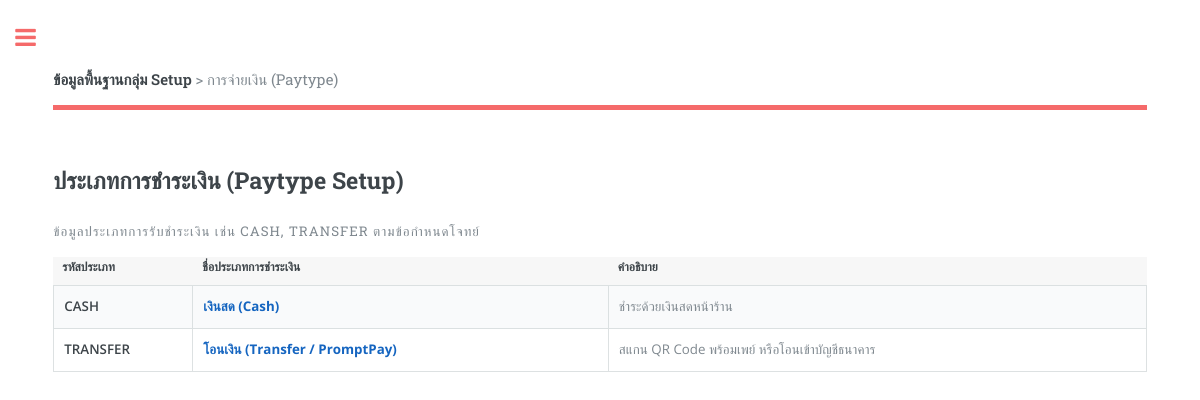
/list_paytype.php, run on the app's committed database.
### tables this page shows
CREATE TABLE `paytype` (
  `paytype_id` varchar(10) NOT NULL,
  `paytype_name` varchar(50) NOT NULL,
  `description` varchar(150) DEFAULT NULL,
  PRIMARY KEY (`paytype_id`)
);

### list_paytype.php (the view, shortened to what this page needs)
<?php
include('connect_db.php');
$res = mysqli_query($conn, "SELECT * FROM paytype ORDER BY paytype_id");
?>
<!DOCTYPE HTML>
<html lang="th">
<head>
	<link rel="stylesheet" href="assets/css/main.css" />
</head>
<body>
	<div id="wrapper">
		<div id="main">
			<div class="inner">
				<header id="header">
					<a href="index.php" class="logo"><strong>ข้อมูลพื้นฐานกลุ่ม Setup</strong> &gt; การจ่ายเงิน (Paytype)</a>
				</header>
				<section>
					<header class="main">
						<h2>ประเภทการชำระเงิน (Paytype Setup)</h2>
						<p>ข้อมูลประเภทการรับชำระเงิน เช่น cash, transfer ตามข้อกำหนดโจทย์</p>
					</header>
					<div class="table-wrapper">
						<table class="alt">
							<thead>
								<tr style="background-color: #f7f7f7;">
									<th style="width: 140px;">รหัสประเภท</th>
									<th>ชื่อประเภทการชำระเงิน</th>
									<th>คำอธิบาย</th>
								</tr>
							</thead>
							<tbody>
								<?php
								while ($row = mysqli_fetch_assoc($res)) {
								?>
								<tr>
									<td><strong><?php echo htmlspecialchars($row['paytype_id']); ?></strong></td>
									<td><span style="font-weight: bold; color: #1565c0;"><?php echo htmlspecialchars($row['paytype_name']); ?></span></td>
									<td><?php echo htmlspecialchars($row['description']); ?></td>
								</tr>
								<?php } ?>
							</tbody>
						</table>
					</div>
				</section>
			</div>
		</div>
	</div>
</body>
</html>

### assets/css/main.css (style rules this page uses)
html, body, div, span, applet, object, iframe, h1, h2, h3, h4, h5, h6, p, blockquote, pre, a, abbr, acronym, address, big, cite, code, del, dfn, em, img, ins, kbd, q, s, samp, small, strike, strong, sub, sup, tt, var, b, u, i, center, dl, dt, dd, ol, ul, li, fieldset, form, label, legend, table, caption, tbody, tfoot, thead, tr, th, td, article, aside, canvas, details, embed, figure, figcaption, footer, header, hgroup, menu, nav, output, ruby, section, summary, time, mark, audio, video { margin: 0; padding: 0; border: 0; font-size: 100%; font: inherit; vertical-align: baseline; }
article, aside, details, figcaption, figure, footer, header, hgroup, menu, nav, section { display: block; }
body { line-height: 1; }
table { border-collapse: collapse; border-spacing: 0; }
body { -webkit-text-size-adjust: none; }
*, *:before, *:after { -moz-box-sizing: border-box; -webkit-box-sizing: border-box; box-sizing: border-box; }
body { -ms-overflow-style: scrollbar; }
body { background: #ffffff; }
body, input, select, textarea { color: #7f888f; font-family: "Open Sans", sans-serif; font-size: 13pt; font-weight: 400; line-height: 1.65; }
@media screen and (max-width: 1680px) { body, input, select, textarea { font-size: 11pt; } }
@media screen and (max-width: 1280px) { body, input, select, textarea { font-size: 10pt; } }
a { -moz-transition: color 0.2s ease-in-out, border-bottom-color 0.2s ease-in-out; -webkit-transition: color 0.2s ease-in-out, border-bottom-color 0.2s ease-in-out; -ms-transition: color 0.2s ease-in-out, border-bottom-color 0.2s ease-in-out; transition: color 0.2s ease-in-out, border-bottom-color 0.2s ease-in-out; border-bottom: dotted 1px; color: #0039E6; text-decoration: none; }
strong, b { color: #3d4449; font-weight: 600; }
p { margin: 0 0 2em 0; }
h1, h2, h3, h4, h5, h6 { color: #3d4449; font-family: "Roboto Slab", serif; font-weight: 700; line-height: 1.5; margin: 0 0 1em 0; }
h2 { font-size: 1.75em; }
header p { font-family: "Roboto Slab", serif; font-size: 1em; font-weight: 400; letter-spacing: 0.075em; margin-top: -0.5em; text-transform: uppercase; }
header.main > :last-child { margin: 0 0 1em 0; }
.table-wrapper { -webkit-overflow-scrolling: touch; overflow-x: auto; }
table { margin: 0 0 2em 0; width: 100%; }
table tbody tr { border: solid 1px rgba(210, 215, 217, 0.75); border-left: 0; border-right: 0; }
table tbody tr:nth-child(2n + 1) { background-color: rgba(230, 235, 237, 0.25); }
table td { padding: 0.75em 0.75em; }
table th { color: #3d4449; font-size: 0.9em; font-weight: 600; padding: 0 0.75em 0.75em 0.75em; text-align: left; }
table thead { border-bottom: solid 2px rgba(210, 215, 217, 0.75); }
table.alt { border-collapse: separate; }
table.alt tbody tr td { border: solid 1px rgba(210, 215, 217, 0.75); border-left-width: 0; border-top-width: 0; }
table.alt tbody tr td:first-child { border-left-width: 1px; }
table.alt tbody tr:first-child td { border-top-width: 1px; }
table.alt thead { border-bottom: 0; }
#wrapper { display: -moz-flex; display: -webkit-flex; display: -ms-flex; display: flex; -moz-flex-direction: row-reverse; -webkit-flex-direction: row-reverse; -ms-flex-direction: row-reverse; flex-direction: row-reverse; min-height: 100vh; }
#main { -moz-flex-grow: 1; -webkit-flex-grow: 1; -ms-flex-grow: 1; flex-grow: 1; -moz-flex-shrink: 1; -webkit-flex-shrink: 1; -ms-flex-shrink: 1; flex-shrink: 1; width: 100%; }
#main > .inner { padding: 0 6em 0.1em 6em ; margin: 0 auto; max-width: 110em; }
#main > .inner > section { padding: 6em 0 4em 0 ; border-top: solid 2px rgba(210, 215, 217, 0.75); }
#main > .inner > section:first-of-type { border-top: 0 !important; }
@media screen and (max-width: 1680px) { #main > .inner { padding: 0 5em 0.1em 5em ; } }
@media screen and (max-width: 1680px) { #main > .inner > section { padding: 5em 0 3em 0 ; } }
@media screen and (max-width: 1280px) { #main > .inner { padding: 0 4em 0.1em 4em ; } }
@media screen and (max-width: 1280px) { #main > .inner > section { padding: 4em 0 2em 0 ; } }
#header { display: -moz-flex; display: -webkit-flex; display: -ms-flex; display: flex; border-bottom: solid 5px #f56a6a; padding: 6em 0 1em 0; position: relative; }
#header > * { -moz-flex: 1; -webkit-flex: 1; -ms-flex: 1; flex: 1; margin-bottom: 0; }
#header .logo { border-bottom: 0; color: inherit; font-family: "Roboto Slab", serif; font-size: 1.125em; }
@media screen and (max-width: 1680px) { #header { padding-top: 5em; } }

### data on the page
paytype: paytype_id "CASH", paytype_name "เงินสด (Cash)", description "ชำระด้วยเงินสดหน้าร้าน"
paytype: paytype_id "TRANSFER", paytype_name "โอนเงิน (Transfer / PromptPay)", description "สแกน QR Code พร้อมเพย์ หรือโอนเข้าบัญชีธนาคาร"
